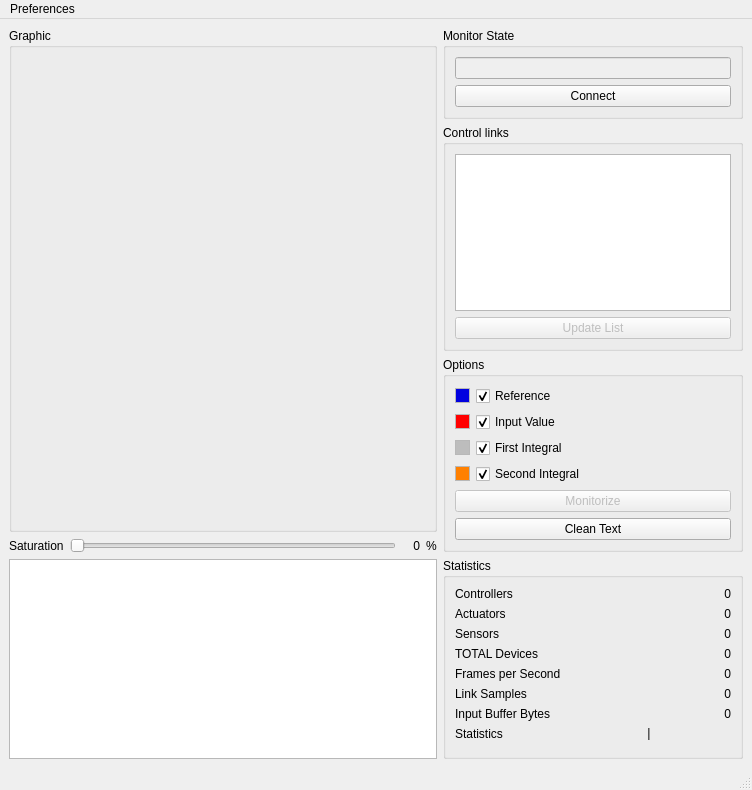
<?xml version="1.0" encoding="UTF-8"?>
<ui version="4.0">
 <class>MainWindow</class>
 <widget class="QMainWindow" name="MainWindow">
  <property name="geometry">
   <rect>
    <x>0</x>
    <y>0</y>
    <width>752</width>
    <height>790</height>
   </rect>
  </property>
  <property name="windowTitle">
   <string>Distributed Control Systems Monitor</string>
  </property>
  <widget class="QWidget" name="centralwidget">
   <layout class="QHBoxLayout" name="horizontalLayout_2">
    <item>
     <layout class="QVBoxLayout" name="verticalLayout_6">
      <item>
       <widget class="QGroupBox" name="groupBox_graphic">
        <property name="sizePolicy">
         <sizepolicy hsizetype="Expanding" vsizetype="Expanding">
          <horstretch>0</horstretch>
          <verstretch>0</verstretch>
         </sizepolicy>
        </property>
        <property name="minimumSize">
         <size>
          <width>0</width>
          <height>200</height>
         </size>
        </property>
        <property name="title">
         <string>Graphic</string>
        </property>
        <layout class="QVBoxLayout" name="verticalLayout_4">
         <item>
          <widget class="MplWidget" name="mplWidget" native="true">
           <property name="sizePolicy">
            <sizepolicy hsizetype="Expanding" vsizetype="Expanding">
             <horstretch>0</horstretch>
             <verstretch>0</verstretch>
            </sizepolicy>
           </property>
          </widget>
         </item>
        </layout>
       </widget>
      </item>
      <item>
       <layout class="QHBoxLayout" name="horizontalLayout">
        <item>
         <widget class="QLabel" name="label_saturation">
          <property name="text">
           <string>Saturation</string>
          </property>
         </widget>
        </item>
        <item>
         <widget class="QSlider" name="slider_saturation">
          <property name="orientation">
           <enum>Qt::Horizontal</enum>
          </property>
         </widget>
        </item>
        <item>
         <widget class="QLabel" name="label_percent_value">
          <property name="minimumSize">
           <size>
            <width>18</width>
            <height>0</height>
           </size>
          </property>
          <property name="toolTip">
           <string notr="true"/>
          </property>
          <property name="statusTip">
           <string notr="true"/>
          </property>
          <property name="lineWidth">
           <number>2</number>
          </property>
          <property name="midLineWidth">
           <number>2</number>
          </property>
          <property name="text">
           <string notr="true">0</string>
          </property>
          <property name="textFormat">
           <enum>Qt::AutoText</enum>
          </property>
          <property name="scaledContents">
           <bool>true</bool>
          </property>
          <property name="alignment">
           <set>Qt::AlignRight|Qt::AlignTrailing|Qt::AlignVCenter</set>
          </property>
          <property name="margin">
           <number>0</number>
          </property>
         </widget>
        </item>
        <item>
         <widget class="QLabel" name="label_percent_symbol">
          <property name="toolTip">
           <string notr="true"/>
          </property>
          <property name="statusTip">
           <string notr="true"/>
          </property>
          <property name="text">
           <string>%</string>
          </property>
         </widget>
        </item>
       </layout>
      </item>
      <item>
       <widget class="QTextBrowser" name="textBrowser">
        <property name="maximumSize">
         <size>
          <width>16777215</width>
          <height>200</height>
         </size>
        </property>
       </widget>
      </item>
     </layout>
    </item>
    <item>
     <layout class="QVBoxLayout" name="verticalLayout_5">
      <item>
       <widget class="QGroupBox" name="groupBox_state">
        <property name="maximumSize">
         <size>
          <width>300</width>
          <height>16777215</height>
         </size>
        </property>
        <property name="title">
         <string>Monitor State</string>
        </property>
        <layout class="QVBoxLayout" name="verticalLayout_7">
         <item>
          <widget class="QLineEdit" name="lineEdit_state">
           <property name="enabled">
            <bool>false</bool>
           </property>
           <property name="alignment">
            <set>Qt::AlignCenter</set>
           </property>
          </widget>
         </item>
         <item>
          <widget class="QPushButton" name="pushButton_connect">
           <property name="text">
            <string>Connect</string>
           </property>
           <property name="checkable">
            <bool>true</bool>
           </property>
          </widget>
         </item>
        </layout>
       </widget>
      </item>
      <item>
       <widget class="QGroupBox" name="groupBox_links">
        <property name="maximumSize">
         <size>
          <width>300</width>
          <height>16777215</height>
         </size>
        </property>
        <property name="title">
         <string>Control links</string>
        </property>
        <layout class="QVBoxLayout" name="verticalLayout_3">
         <item>
          <widget class="QListWidget" name="listWidget_link">
           <property name="maximumSize">
            <size>
             <width>16777215</width>
             <height>16777215</height>
            </size>
           </property>
          </widget>
         </item>
         <item>
          <widget class="QPushButton" name="pushButton_reload">
           <property name="enabled">
            <bool>false</bool>
           </property>
           <property name="text">
            <string>Update List</string>
           </property>
          </widget>
         </item>
        </layout>
       </widget>
      </item>
      <item>
       <widget class="QGroupBox" name="groupBox_options">
        <property name="sizePolicy">
         <sizepolicy hsizetype="Preferred" vsizetype="Expanding">
          <horstretch>0</horstretch>
          <verstretch>0</verstretch>
         </sizepolicy>
        </property>
        <property name="maximumSize">
         <size>
          <width>300</width>
          <height>16777215</height>
         </size>
        </property>
        <property name="title">
         <string>Options</string>
        </property>
        <layout class="QVBoxLayout" name="verticalLayout_2">
         <item>
          <layout class="QFormLayout" name="formLayout_2">
           <property name="fieldGrowthPolicy">
            <enum>QFormLayout::AllNonFixedFieldsGrow</enum>
           </property>
           <item row="0" column="0">
            <widget class="QTextBrowser" name="textBrowser_color_r">
             <property name="maximumSize">
              <size>
               <width>15</width>
               <height>15</height>
              </size>
             </property>
             <property name="verticalScrollBarPolicy">
              <enum>Qt::ScrollBarAlwaysOff</enum>
             </property>
             <property name="horizontalScrollBarPolicy">
              <enum>Qt::ScrollBarAlwaysOff</enum>
             </property>
             <property name="html">
              <string>&lt;!DOCTYPE HTML PUBLIC &quot;-//W3C//DTD HTML 4.0//EN&quot; &quot;http://www.w3.org/TR/REC-html40/strict.dtd&quot;&gt;
&lt;html&gt;&lt;head&gt;&lt;meta name=&quot;qrichtext&quot; content=&quot;1&quot; /&gt;&lt;style type=&quot;text/css&quot;&gt;
p, li { white-space: pre-wrap; }
&lt;/style&gt;&lt;/head&gt;&lt;body style=&quot; font-family:'Ubuntu'; font-size:11pt; font-weight:400; font-style:normal;&quot; bgcolor=&quot;#0101df&quot;&gt;
&lt;p style=&quot;-qt-paragraph-type:empty; margin-top:0px; margin-bottom:0px; margin-left:0px; margin-right:0px; -qt-block-indent:0; text-indent:0px;&quot;&gt;&lt;/p&gt;&lt;/body&gt;&lt;/html&gt;</string>
             </property>
            </widget>
           </item>
           <item row="0" column="1">
            <widget class="QCheckBox" name="checkBox_R">
             <property name="text">
              <string>Reference</string>
             </property>
             <property name="checked">
              <bool>true</bool>
             </property>
             <property name="tristate">
              <bool>false</bool>
             </property>
            </widget>
           </item>
           <item row="1" column="1">
            <widget class="QCheckBox" name="checkBox_U">
             <property name="text">
              <string>Input Value</string>
             </property>
             <property name="checked">
              <bool>true</bool>
             </property>
            </widget>
           </item>
           <item row="1" column="0">
            <widget class="QTextBrowser" name="textBrowser_color_u">
             <property name="maximumSize">
              <size>
               <width>15</width>
               <height>15</height>
              </size>
             </property>
             <property name="verticalScrollBarPolicy">
              <enum>Qt::ScrollBarAlwaysOff</enum>
             </property>
             <property name="horizontalScrollBarPolicy">
              <enum>Qt::ScrollBarAlwaysOff</enum>
             </property>
             <property name="html">
              <string>&lt;!DOCTYPE HTML PUBLIC &quot;-//W3C//DTD HTML 4.0//EN&quot; &quot;http://www.w3.org/TR/REC-html40/strict.dtd&quot;&gt;
&lt;html&gt;&lt;head&gt;&lt;meta name=&quot;qrichtext&quot; content=&quot;1&quot; /&gt;&lt;style type=&quot;text/css&quot;&gt;
p, li { white-space: pre-wrap; }
&lt;/style&gt;&lt;/head&gt;&lt;body style=&quot; font-family:'Ubuntu'; font-size:11pt; font-weight:400; font-style:normal;&quot; bgcolor=&quot;#ff0000&quot;&gt;
&lt;p style=&quot;-qt-paragraph-type:empty; margin-top:0px; margin-bottom:0px; margin-left:0px; margin-right:0px; -qt-block-indent:0; text-indent:0px;&quot;&gt;&lt;/p&gt;&lt;/body&gt;&lt;/html&gt;</string>
             </property>
            </widget>
           </item>
           <item row="2" column="1">
            <widget class="QCheckBox" name="checkBox_x1">
             <property name="text">
              <string>First Integral</string>
             </property>
             <property name="checked">
              <bool>true</bool>
             </property>
            </widget>
           </item>
           <item row="2" column="0">
            <widget class="QTextBrowser" name="textBrowser_color_x1">
             <property name="maximumSize">
              <size>
               <width>15</width>
               <height>15</height>
              </size>
             </property>
             <property name="verticalScrollBarPolicy">
              <enum>Qt::ScrollBarAlwaysOff</enum>
             </property>
             <property name="horizontalScrollBarPolicy">
              <enum>Qt::ScrollBarAlwaysOff</enum>
             </property>
             <property name="html">
              <string>&lt;!DOCTYPE HTML PUBLIC &quot;-//W3C//DTD HTML 4.0//EN&quot; &quot;http://www.w3.org/TR/REC-html40/strict.dtd&quot;&gt;
&lt;html&gt;&lt;head&gt;&lt;meta name=&quot;qrichtext&quot; content=&quot;1&quot; /&gt;&lt;style type=&quot;text/css&quot;&gt;
p, li { white-space: pre-wrap; }
&lt;/style&gt;&lt;/head&gt;&lt;body style=&quot; font-family:'Ubuntu'; font-size:11pt; font-weight:400; font-style:normal;&quot; bgcolor=&quot;#bdbdbd&quot;&gt;
&lt;p style=&quot;-qt-paragraph-type:empty; margin-top:0px; margin-bottom:0px; margin-left:0px; margin-right:0px; -qt-block-indent:0; text-indent:0px;&quot;&gt;&lt;/p&gt;&lt;/body&gt;&lt;/html&gt;</string>
             </property>
            </widget>
           </item>
           <item row="3" column="1">
            <widget class="QCheckBox" name="checkBox_x0">
             <property name="text">
              <string>Second Integral</string>
             </property>
             <property name="checked">
              <bool>true</bool>
             </property>
            </widget>
           </item>
           <item row="3" column="0">
            <widget class="QTextBrowser" name="textBrowser_color_x0">
             <property name="maximumSize">
              <size>
               <width>15</width>
               <height>15</height>
              </size>
             </property>
             <property name="verticalScrollBarPolicy">
              <enum>Qt::ScrollBarAlwaysOff</enum>
             </property>
             <property name="horizontalScrollBarPolicy">
              <enum>Qt::ScrollBarAlwaysOff</enum>
             </property>
             <property name="html">
              <string>&lt;!DOCTYPE HTML PUBLIC &quot;-//W3C//DTD HTML 4.0//EN&quot; &quot;http://www.w3.org/TR/REC-html40/strict.dtd&quot;&gt;
&lt;html&gt;&lt;head&gt;&lt;meta name=&quot;qrichtext&quot; content=&quot;1&quot; /&gt;&lt;style type=&quot;text/css&quot;&gt;
p, li { white-space: pre-wrap; }
&lt;/style&gt;&lt;/head&gt;&lt;body style=&quot; font-family:'Ubuntu'; font-size:11pt; font-weight:400; font-style:normal;&quot; bgcolor=&quot;#ff8000&quot;&gt;
&lt;p style=&quot;-qt-paragraph-type:empty; margin-top:0px; margin-bottom:0px; margin-left:0px; margin-right:0px; -qt-block-indent:0; text-indent:0px;&quot;&gt;&lt;/p&gt;&lt;/body&gt;&lt;/html&gt;</string>
             </property>
            </widget>
           </item>
          </layout>
         </item>
         <item>
          <widget class="QPushButton" name="pushButton_monitor">
           <property name="enabled">
            <bool>false</bool>
           </property>
           <property name="text">
            <string>Monitorize</string>
           </property>
           <property name="checkable">
            <bool>true</bool>
           </property>
           <property name="checked">
            <bool>false</bool>
           </property>
           <property name="autoDefault">
            <bool>false</bool>
           </property>
           <property name="default">
            <bool>false</bool>
           </property>
           <property name="flat">
            <bool>false</bool>
           </property>
          </widget>
         </item>
         <item>
          <widget class="QPushButton" name="pushButton_clear">
           <property name="enabled">
            <bool>true</bool>
           </property>
           <property name="text">
            <string>Clean Text</string>
           </property>
          </widget>
         </item>
        </layout>
       </widget>
      </item>
      <item>
       <widget class="QGroupBox" name="groupBox_statistics">
        <property name="maximumSize">
         <size>
          <width>300</width>
          <height>16777215</height>
         </size>
        </property>
        <property name="title">
         <string>Statistics</string>
        </property>
        <layout class="QVBoxLayout" name="verticalLayout">
         <item>
          <layout class="QFormLayout" name="formLayout">
           <property name="fieldGrowthPolicy">
            <enum>QFormLayout::AllNonFixedFieldsGrow</enum>
           </property>
           <item row="0" column="0">
            <widget class="QLabel" name="label_C">
             <property name="text">
              <string>Controllers</string>
             </property>
            </widget>
           </item>
           <item row="0" column="1">
            <widget class="QLabel" name="label_C_value">
             <property name="minimumSize">
              <size>
               <width>50</width>
               <height>0</height>
              </size>
             </property>
             <property name="text">
              <string>0</string>
             </property>
             <property name="alignment">
              <set>Qt::AlignRight|Qt::AlignTrailing|Qt::AlignVCenter</set>
             </property>
            </widget>
           </item>
           <item row="1" column="0">
            <widget class="QLabel" name="label_A">
             <property name="text">
              <string>Actuators</string>
             </property>
            </widget>
           </item>
           <item row="1" column="1">
            <widget class="QLabel" name="label_A_value">
             <property name="minimumSize">
              <size>
               <width>50</width>
               <height>0</height>
              </size>
             </property>
             <property name="text">
              <string>0</string>
             </property>
             <property name="alignment">
              <set>Qt::AlignRight|Qt::AlignTrailing|Qt::AlignVCenter</set>
             </property>
            </widget>
           </item>
           <item row="2" column="0">
            <widget class="QLabel" name="label_S">
             <property name="text">
              <string>Sensors</string>
             </property>
            </widget>
           </item>
           <item row="2" column="1">
            <widget class="QLabel" name="label_S_value">
             <property name="minimumSize">
              <size>
               <width>50</width>
               <height>0</height>
              </size>
             </property>
             <property name="text">
              <string>0</string>
             </property>
             <property name="alignment">
              <set>Qt::AlignRight|Qt::AlignTrailing|Qt::AlignVCenter</set>
             </property>
            </widget>
           </item>
           <item row="3" column="0">
            <widget class="QLabel" name="label_T">
             <property name="text">
              <string>TOTAL Devices</string>
             </property>
            </widget>
           </item>
           <item row="3" column="1">
            <widget class="QLabel" name="label_T_value">
             <property name="minimumSize">
              <size>
               <width>50</width>
               <height>0</height>
              </size>
             </property>
             <property name="text">
              <string>0</string>
             </property>
             <property name="alignment">
              <set>Qt::AlignRight|Qt::AlignTrailing|Qt::AlignVCenter</set>
             </property>
            </widget>
           </item>
           <item row="5" column="0">
            <widget class="QLabel" name="label_samples">
             <property name="text">
              <string>Link Samples </string>
             </property>
            </widget>
           </item>
           <item row="5" column="1">
            <widget class="QLabel" name="label_samples_value">
             <property name="minimumSize">
              <size>
               <width>50</width>
               <height>0</height>
              </size>
             </property>
             <property name="lineWidth">
              <number>1</number>
             </property>
             <property name="text">
              <string>0</string>
             </property>
             <property name="alignment">
              <set>Qt::AlignRight|Qt::AlignTrailing|Qt::AlignVCenter</set>
             </property>
            </widget>
           </item>
           <item row="6" column="0">
            <widget class="QLabel" name="label_rx_buff">
             <property name="text">
              <string>Input Buffer Bytes</string>
             </property>
            </widget>
           </item>
           <item row="6" column="1">
            <widget class="QLabel" name="label_rx_buff_value">
             <property name="minimumSize">
              <size>
               <width>50</width>
               <height>0</height>
              </size>
             </property>
             <property name="text">
              <string>0</string>
             </property>
             <property name="alignment">
              <set>Qt::AlignRight|Qt::AlignTrailing|Qt::AlignVCenter</set>
             </property>
            </widget>
           </item>
           <item row="4" column="0">
            <widget class="QLabel" name="label_fps">
             <property name="text">
              <string>Frames per Second</string>
             </property>
            </widget>
           </item>
           <item row="4" column="1">
            <widget class="QLabel" name="label_fps_value">
             <property name="minimumSize">
              <size>
               <width>50</width>
               <height>0</height>
              </size>
             </property>
             <property name="text">
              <string>0</string>
             </property>
             <property name="alignment">
              <set>Qt::AlignRight|Qt::AlignTrailing|Qt::AlignVCenter</set>
             </property>
            </widget>
           </item>
           <item row="7" column="0">
            <widget class="QLabel" name="label_Est">
             <property name="text">
              <string>Statistics</string>
             </property>
            </widget>
           </item>
           <item row="7" column="1">
            <widget class="QLabel" name="label_Est_value">
             <property name="font">
              <font>
               <family>Courier New</family>
              </font>
             </property>
             <property name="text">
              <string>|</string>
             </property>
             <property name="alignment">
              <set>Qt::AlignCenter</set>
             </property>
            </widget>
           </item>
          </layout>
         </item>
         <item>
          <spacer name="verticalSpacer">
           <property name="orientation">
            <enum>Qt::Vertical</enum>
           </property>
           <property name="sizeHint" stdset="0">
            <size>
             <width>20</width>
             <height>40</height>
            </size>
           </property>
          </spacer>
         </item>
        </layout>
       </widget>
      </item>
     </layout>
    </item>
   </layout>
  </widget>
  <widget class="QMenuBar" name="menubar">
   <property name="geometry">
    <rect>
     <x>0</x>
     <y>0</y>
     <width>752</width>
     <height>25</height>
    </rect>
   </property>
   <widget class="QMenu" name="menuPreferencies">
    <property name="title">
     <string>Preferences</string>
    </property>
    <addaction name="separator"/>
    <addaction name="actionPC_Sensor_Actuador"/>
    <addaction name="actionPC_Monitor"/>
    <addaction name="separator"/>
    <addaction name="actionCatala"/>
    <addaction name="actionEspanol"/>
    <addaction name="actionEnglish"/>
    <addaction name="actionFrench"/>
    <addaction name="separator"/>
   </widget>
   <addaction name="menuPreferencies"/>
  </widget>
  <widget class="QStatusBar" name="statusbar"/>
  <action name="actionPC_Controlador">
   <property name="checkable">
    <bool>true</bool>
   </property>
   <property name="checked">
    <bool>true</bool>
   </property>
   <property name="enabled">
    <bool>false</bool>
   </property>
   <property name="text">
    <string>PC -&gt; Controlador</string>
   </property>
   <property name="iconVisibleInMenu">
    <bool>false</bool>
   </property>
  </action>
  <action name="actionPC_Sensor_Actuador">
   <property name="checkable">
    <bool>true</bool>
   </property>
   <property name="text">
    <string>PC -&gt; Sensor/Actuator</string>
   </property>
  </action>
  <action name="actionPC_Monitor">
   <property name="checkable">
    <bool>true</bool>
   </property>
   <property name="checked">
    <bool>true</bool>
   </property>
   <property name="enabled">
    <bool>false</bool>
   </property>
   <property name="text">
    <string>PC -&gt; Monitor</string>
   </property>
  </action>
  <action name="actionCatala">
   <property name="checkable">
    <bool>true</bool>
   </property>
   <property name="checked">
    <bool>false</bool>
   </property>
   <property name="enabled">
    <bool>true</bool>
   </property>
   <property name="text">
    <string>Català</string>
   </property>
   <property name="whatsThis">
    <string notr="true"/>
   </property>
   <property name="shortcut">
    <string notr="true"/>
   </property>
  </action>
  <action name="actionEspanol">
   <property name="checkable">
    <bool>true</bool>
   </property>
   <property name="enabled">
    <bool>true</bool>
   </property>
   <property name="text">
    <string>Español</string>
   </property>
   <property name="whatsThis">
    <string notr="true"/>
   </property>
   <property name="shortcut">
    <string notr="true"/>
   </property>
  </action>
  <action name="actionEnglish">
   <property name="checkable">
    <bool>true</bool>
   </property>
   <property name="checked">
    <bool>true</bool>
   </property>
   <property name="enabled">
    <bool>false</bool>
   </property>
   <property name="text">
    <string>English</string>
   </property>
   <property name="whatsThis">
    <string notr="true"/>
   </property>
   <property name="shortcut">
    <string notr="true"/>
   </property>
   <property name="iconVisibleInMenu">
    <bool>true</bool>
   </property>
  </action>
  <action name="actionFrench">
   <property name="checkable">
    <bool>true</bool>
   </property>
   <property name="text">
    <string>Française</string>
   </property>
   <property name="whatsThis">
    <string notr="true"/>
   </property>
   <property name="shortcut">
    <string notr="true"/>
   </property>
   <property name="iconVisibleInMenu">
    <bool>true</bool>
   </property>
  </action>
 </widget>
 <customwidgets>
  <customwidget>
   <class>MplWidget</class>
   <extends>QWidget</extends>
   <header>mplwidget</header>
   <container>1</container>
  </customwidget>
 </customwidgets>
 <resources/>
 <connections/>
</ui>
